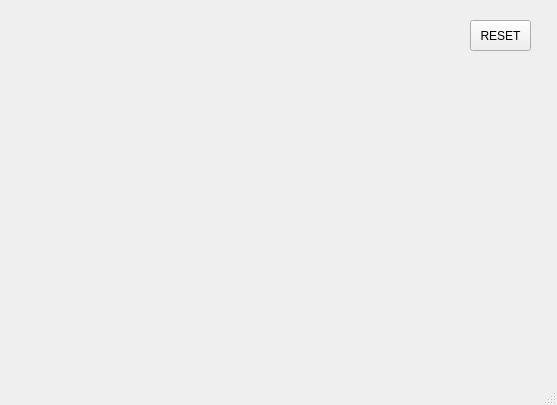
<?xml version="1.0" encoding="UTF-8"?>
<ui version="4.0">
 <class>MainWindow</class>
 <widget class="QMainWindow" name="MainWindow">
  <property name="geometry">
   <rect>
    <x>0</x>
    <y>0</y>
    <width>557</width>
    <height>405</height>
   </rect>
  </property>
  <property name="windowTitle">
   <string>MainWindow</string>
  </property>
  <widget class="QWidget" name="centralwidget">
   <widget class="QPushButton" name="pb">
    <property name="geometry">
     <rect>
      <x>470</x>
      <y>20</y>
      <width>61</width>
      <height>31</height>
     </rect>
    </property>
    <property name="text">
     <string>RESET</string>
    </property>
    <property name="iconSize">
     <size>
      <width>40</width>
      <height>40</height>
     </size>
    </property>
   </widget>
  </widget>
  <widget class="QMenuBar" name="menubar">
   <property name="geometry">
    <rect>
     <x>0</x>
     <y>0</y>
     <width>557</width>
     <height>21</height>
    </rect>
   </property>
  </widget>
  <widget class="QStatusBar" name="statusbar"/>
 </widget>
 <resources/>
 <connections/>
</ui>
